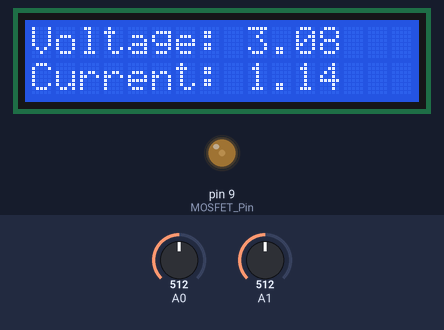
Bench run of a sketch on a simulated Arduino Uno, built with avr-gcc and run on an emulated ATmega328P. Shown: 16×2 character LCD, output pins drawn as LEDs (lit = HIGH). The test bench sets the inputs (shaded band); at power-on: A0 = 512, A1 = 512. What the sketch prints to the serial monitor is not drawn.

Above: at 3.2 s.
4.3 s: A0 set to 484
At 5.8 s:
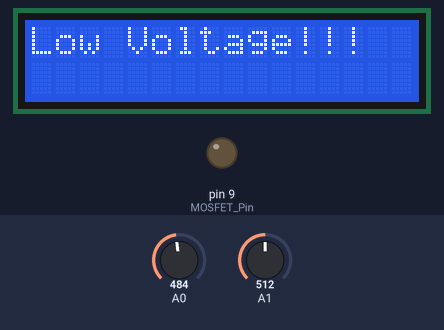
At 8.7 s:
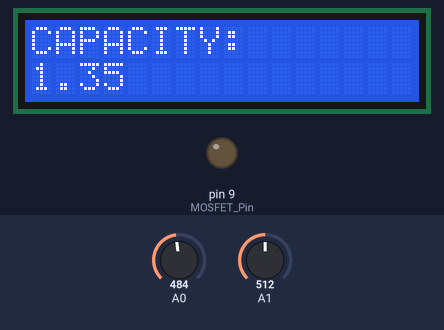
Timing chart, 0 to 10.2 s (numbered marks = the images above; inputs shaded):
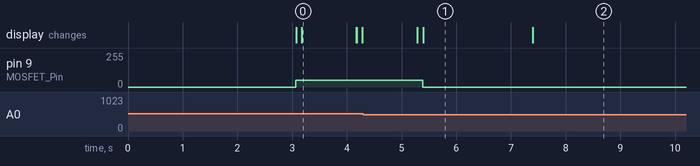

The sketch:

Battery_Capacity_Tester.ino
```cpp
#include <LiquidCrystal.h>
const int rs = 3, en = 4, d4 = 5, d5 = 6, d6 = 7, d7 = 8; //Mention the pin number for LCD connection
LiquidCrystal lcd(rs, en, d4, d5, d6, d7);
const float BAT_LOW = 3.0;
const float BAT_HIGH = 4.5;
const int MOSFET_Pin=9;
const int PWM_VALUE=50
;
unsigned long previousMillis = 0; // Previous time in ms
unsigned long millisPassed = 0;  // Current time in ms
float Capacity=0;     //Variable to define the battery Capacity
float Resistor=2.2;   // Load Resistor Value is 2.5ohms
float mA;
void setup() {
  // initialize serial communication at 9600 bits per second:
  Serial.begin(9600);
  lcd.begin(16, 2); //Initialise 16*2 LCD
  lcd.setCursor(0, 0); // Set the cursor on the first column and first row.
  lcd.print("Battery Capacity");
  lcd.setCursor(0,1);
  lcd.print("Tester Circuit");
  delay(3000);
  lcd.clear();
}
void loop() {
  analogWrite(MOSFET_Pin, PWM_VALUE);
  // read the input on analog pin 0:
  int sensorValue_voltage_Cell = analogRead(A0);
  // Convert the analog reading (which goes from 0 - 1023) to a voltage (0 - 5V):
  float voltage = sensorValue_voltage_Cell * (5.12 / 1023.0)*1.2;
  Serial.print("VOLTAGE: ");
  Serial.println(voltage);      // Here the voltage is being printed on Serial Monitor
  lcd.setCursor(0, 0); // Set the cursor on the first column and first row.
  lcd.print("Voltage: "); // Print the voltage reading on the screen
  lcd.print(voltage);
  delay(100);
  int sensorValue_Shunt_Resistor= analogRead(A1);
  float voltage1= sensorValue_Shunt_Resistor *(5.00 / 1023.0);
  float current= voltage1/Resistor;
  Serial.print("Current: ");
  Serial.println(current);
  lcd.setCursor(0, 1);
  lcd.print("Current: ");
  lcd.print(current);
  if ( voltage > BAT_HIGH)
  {
    digitalWrite(MOSFET_Pin, LOW);
    Serial.println( "Warning High-V! ");
    lcd.clear();
    lcd.setCursor(0,0);
    lcd.print("HIGH VOLTAGE!!");
    delay(2000);
    lcd.clear();
  }
  else if(voltage < BAT_LOW)
  {
      digitalWrite(MOSFET_Pin, LOW);
      Serial.println( "Warning Low-V! ");
      lcd.clear();
      lcd.setCursor(0,0);
      lcd.print("Low Voltage!!!");
      delay(2000);
      lcd.clear();
      lcd.setCursor(0,0);
      lcd.print("CAPACITY:");
      lcd.setCursor(0,1);
      lcd.print(Capacity);
      delay(10000);
  }
  else if(voltage > BAT_LOW && voltage < BAT_HIGH  )
  { // Check if the battery voltage is within the safe limit
      millisPassed = millis() - previousMillis;
      mA = current * 1000.0 ;
      Capacity = Capacity + (mA * (millisPassed / 3600000.0)); // 1 Hour = 3600000ms to convert it into mAh units
      previousMillis = millis();
      //Serial.print("DATA,TIME,"); Serial.print(voltage); Serial.print(","); Serial.println(Capacity);       //uncomment this line to diplay on serial monitor
      delay(1000);
      lcd.clear();
     }
}
```

Measured:
- the behaviour switches between 500 and 499 on A0 (found by bisection; images 0 and 1)
- after the input at 4.3 s, pin 9 (MOSFET_Pin): 50/255 → 0/255 after 1.1 s
- what the display in image 0 shows lasts 1.0 s, from 3.2 s to 4.2 s
- what the display in image 1 shows lasts 2.0 s, from 5.4 s to 7.4 s
